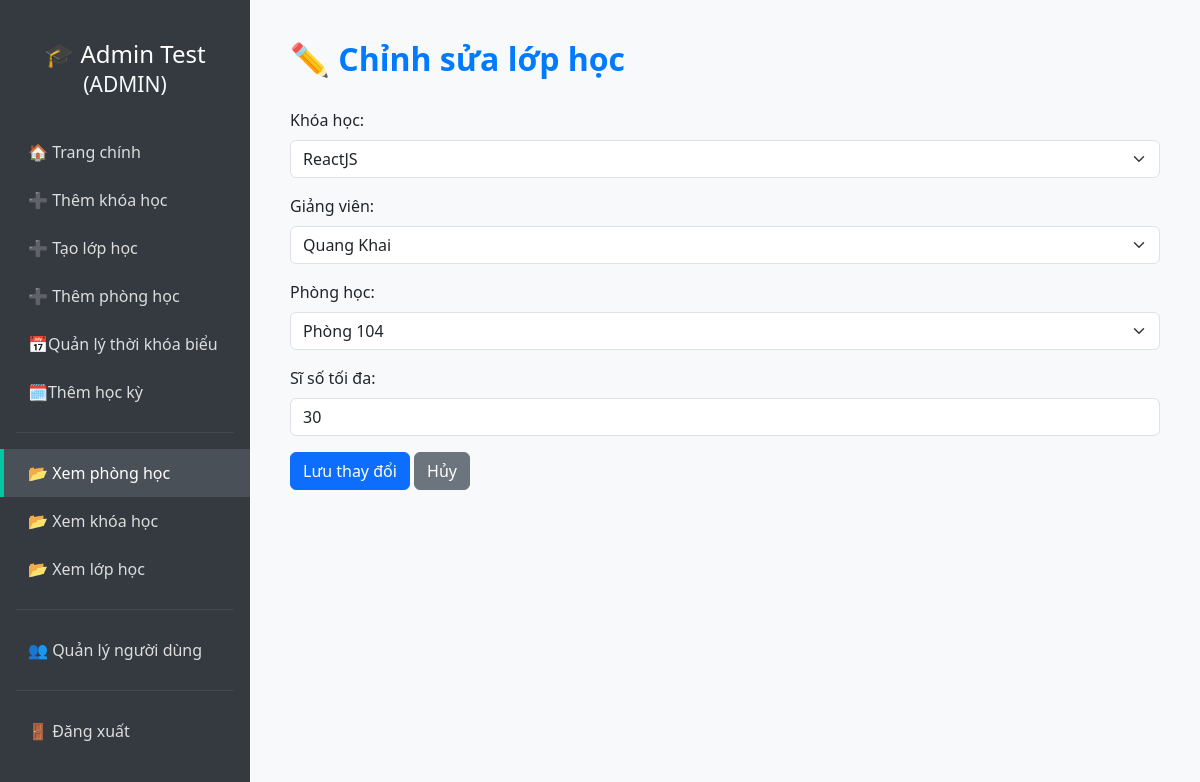
Before: /edit-class/22 (signed in) with the older database file.
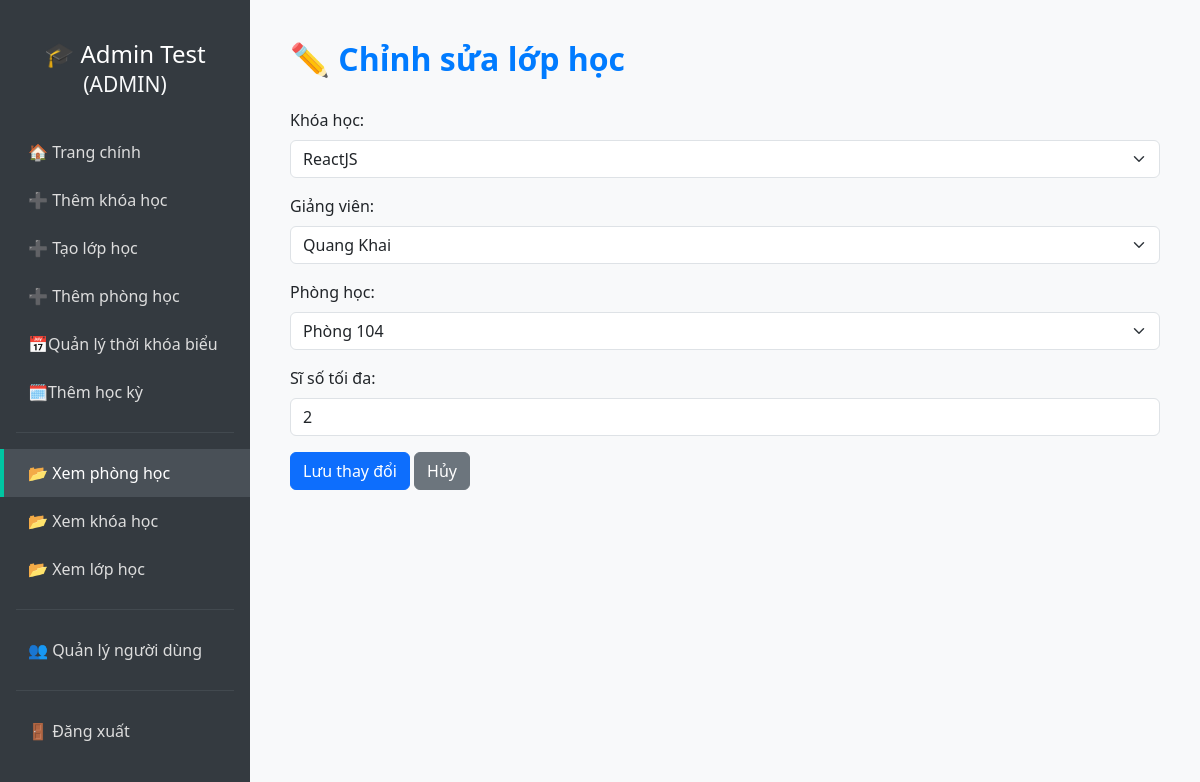
After: the same page with the newer database file.
### tables this page shows
CREATE TABLE classes (
            id INTEGER PRIMARY KEY AUTOINCREMENT,
            course_id INTEGER NOT NULL,
            teacher_id INTEGER NOT NULL,
            room_id INTEGER NOT NULL,
            capacity INTEGER NOT NULL CHECK (capacity > 0),
            registered INTEGER DEFAULT 0, semester_id INTEGER REFERENCES semesters(id),
            FOREIGN KEY (course_id) REFERENCES courses(id),
            FOREIGN KEY (teacher_id) REFERENCES users(id),
            FOREIGN KEY (room_id) REFERENCES rooms(id)
        );

CREATE TABLE courses (
            id INTEGER PRIMARY KEY AUTOINCREMENT,
            name TEXT NOT NULL UNIQUE,
            description TEXT
        , image TEXT);

CREATE TABLE users (
            id INTEGER PRIMARY KEY AUTOINCREMENT,
            full_name TEXT NOT NULL,
            email TEXT NOT NULL UNIQUE,
            password TEXT NOT NULL,
            role TEXT NOT NULL CHECK (role IN ('student', 'teacher', 'admin')),
            dob DATE,                
            phone TEXT,             
            gender TEXT CHECK (gender IN ('male', 'female', 'other')), 
            cccd TEXT              
        , image TEXT);

CREATE TABLE rooms (
            id INTEGER PRIMARY KEY AUTOINCREMENT,
            name TEXT NOT NULL UNIQUE,
            status TEXT NOT NULL CHECK (status IN ('available', 'occupied', 'maintenance'))
        );

### app.py (the view, shortened to what this page needs)
@app.route('/edit-class/<int:class_id>', methods=['GET', 'POST'])
@login_required
def edit_class(class_id):
    if current_user.role != 'admin':
        return "Không có quyền truy cập", 403
    conn = sqlite3.connect('database.db')
    cursor = conn.cursor()
    courses = cursor.execute("SELECT id, name FROM courses").fetchall()
    teachers = cursor.execute("SELECT id, full_name FROM users WHERE role = 'teacher'").fetchall()
    rooms = cursor.execute("SELECT id, name FROM rooms").fetchall()
    cursor.execute("SELECT course_id, teacher_id, room_id, capacity FROM classes WHERE id = ?", (class_id,))
    class_data = cursor.fetchone()
    if not class_data:
        conn.close()
        flash("Lớp học không tồn tại.", "danger")
        return redirect(url_for('view_classes'))
    conn.close()
    return render_template('admin/edit_class.html', class_id=class_id,
                           class_data=class_data, courses=courses,
                           teachers=teachers, rooms=rooms, user=current_user)

### app.py (called while the page is built)
@login_manager.user_loader
def load_user(user_id):
    conn = sqlite3.connect('database.db')
    cursor = conn.cursor()
    cursor.execute("SELECT id, full_name, email, role, image FROM users WHERE id = ?", (user_id,))
    row = cursor.fetchone()
    conn.close()
    if row:
        return User(*row)
    return None

### templates/admin/edit_class.html (shortened to what this page needs)
<!DOCTYPE html>
<html lang="vi">
<head>
  <link href="https://cdn.jsdelivr.net/npm/bootstrap@5.3.0/dist/css/bootstrap.min.css" rel="stylesheet">
</head>
<body>
<div class="sidebar">
  <h4>🎓 {{ user.full_name }}<br><small class="text-light">({{ user.role|upper }})</small></h4>
  <a href="/dashboard">🏠 Trang chính</a>
  <a href="{{ url_for('add_course') }}">➕ Thêm khóa học</a>
  <a href="{{ url_for('add_class') }}">➕ Tạo lớp học</a>
  <a href="{{ url_for('add_room') }}">➕ Thêm phòng học</a>
  <a href="{{ url_for('add_schedule') }}"><span class="icon">📅</span>Quản lý thời khóa biểu</a>
  <a href="{{ url_for('add_semester') }}"><span class="icon">🗓️</span>Thêm học kỳ</a>
  <hr class="text-secondary mx-3">
  <a href="{{ url_for('view_rooms') }}" class="active">📂 Xem phòng học</a>
  <a href="{{ url_for('view_courses') }}">📂 Xem khóa học</a>
  <a href="{{ url_for('view_classes') }}">📂 Xem lớp học</a>
  <hr class="text-secondary mx-3">
  <a href="{{ url_for('view_users') }}">👥 Quản lý người dùng</a>
  <hr class="text-secondary mx-3">
  <a href="{{ url_for('logout') }}" class="logout-link">🚪 Đăng xuất</a>
</div>
<div class="main-content">
  <h2>✏️ Chỉnh sửa lớp học</h2>
  <form method="POST">
    <div class="mb-3">
      <label for="course_id" class="form-label">Khóa học:</label>
      <select class="form-select" id="course_id" name="course_id" required>
        {% for c in courses %}
          <option value="{{ c[0] }}" {% if c[0] == class_data[0] %}selected{% endif %}>{{ c[1] }}</option>
        {% endfor %}
      </select>
    </div>
    <div class="mb-3">
      <label for="teacher_id" class="form-label">Giảng viên:</label>
      <select class="form-select" id="teacher_id" name="teacher_id" required>
        {% for t in teachers %}
          <option value="{{ t[0] }}" {% if t[0] == class_data[1] %}selected{% endif %}>{{ t[1] }}</option>
        {% endfor %}
      </select>
    </div>
    <div class="mb-3">
      <label for="room_id" class="form-label">Phòng học:</label>
      <select class="form-select" id="room_id" name="room_id" required>
        {% for r in rooms %}
          <option value="{{ r[0] }}" {% if r[0] == class_data[2] %}selected{% endif %}>{{ r[1] }}</option>
        {% endfor %}
      </select>
    </div>
    <div class="mb-3">
      <label for="capacity" class="form-label">Sĩ số tối đa:</label>
      <input type="number" class="form-control" id="capacity" name="capacity" value="{{ class_data[3] }}" min="1" required>
    </div>
    <button type="submit" class="btn btn-primary">Lưu thay đổi</button>
    <a href="{{ url_for('view_classes') }}" class="btn btn-secondary">Hủy</a>
  </form>
</div>
</body>
</html>

Changed rows visible on the page:
changed classes "ReactJS": capacity "30" → "2"
